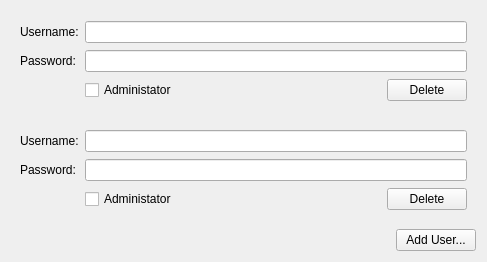
<ui version="4.0" >
 <class>Form</class>
 <widget class="QWidget" name="Form" >
  <property name="geometry" >
   <rect>
    <x>0</x>
    <y>0</y>
    <width>487</width>
    <height>262</height>
   </rect>
  </property>
  <property name="windowTitle" >
   <string>Form</string>
  </property>
  <layout class="QGridLayout" name="gridLayout_3" >
   <item row="0" column="0" colspan="2" >
    <widget class="QWidget" native="1" name="widget" >
     <layout class="QGridLayout" name="gridLayout" >
      <item row="0" column="0" >
       <widget class="QLabel" name="label" >
        <property name="sizePolicy" >
         <sizepolicy vsizetype="Preferred" hsizetype="Maximum" >
          <horstretch>0</horstretch>
          <verstretch>0</verstretch>
         </sizepolicy>
        </property>
        <property name="text" >
         <string>Username:</string>
        </property>
       </widget>
      </item>
      <item row="0" column="1" colspan="2" >
       <widget class="QLineEdit" name="lineEdit" />
      </item>
      <item row="1" column="0" >
       <widget class="QLabel" name="label_2" >
        <property name="text" >
         <string>Password:</string>
        </property>
       </widget>
      </item>
      <item row="1" column="1" colspan="2" >
       <widget class="QLineEdit" name="lineEdit_2" />
      </item>
      <item row="2" column="1" >
       <widget class="QCheckBox" name="checkBox" >
        <property name="text" >
         <string>Administator</string>
        </property>
       </widget>
      </item>
      <item row="2" column="2" >
       <widget class="QPushButton" name="pushButton" >
        <property name="sizePolicy" >
         <sizepolicy vsizetype="Fixed" hsizetype="Maximum" >
          <horstretch>0</horstretch>
          <verstretch>0</verstretch>
         </sizepolicy>
        </property>
        <property name="text" >
         <string>Delete</string>
        </property>
       </widget>
      </item>
     </layout>
    </widget>
   </item>
   <item row="1" column="0" colspan="2" >
    <widget class="QWidget" native="1" name="widget_2" >
     <layout class="QGridLayout" name="gridLayout_2" >
      <item row="0" column="0" >
       <widget class="QLabel" name="label_3" >
        <property name="sizePolicy" >
         <sizepolicy vsizetype="Preferred" hsizetype="Maximum" >
          <horstretch>0</horstretch>
          <verstretch>0</verstretch>
         </sizepolicy>
        </property>
        <property name="text" >
         <string>Username:</string>
        </property>
       </widget>
      </item>
      <item row="0" column="1" colspan="2" >
       <widget class="QLineEdit" name="lineEdit_3" />
      </item>
      <item row="1" column="0" >
       <widget class="QLabel" name="label_4" >
        <property name="text" >
         <string>Password:</string>
        </property>
       </widget>
      </item>
      <item row="1" column="1" colspan="2" >
       <widget class="QLineEdit" name="lineEdit_4" />
      </item>
      <item row="2" column="1" >
       <widget class="QCheckBox" name="checkBox_2" >
        <property name="text" >
         <string>Administator</string>
        </property>
       </widget>
      </item>
      <item row="2" column="2" >
       <widget class="QPushButton" name="pushButton_3" >
        <property name="sizePolicy" >
         <sizepolicy vsizetype="Fixed" hsizetype="Maximum" >
          <horstretch>0</horstretch>
          <verstretch>0</verstretch>
         </sizepolicy>
        </property>
        <property name="text" >
         <string>Delete</string>
        </property>
       </widget>
      </item>
     </layout>
    </widget>
   </item>
   <item row="2" column="1" >
    <widget class="QPushButton" name="pushButton_2" >
     <property name="text" >
      <string>Add User...</string>
     </property>
    </widget>
   </item>
   <item row="2" column="0" >
    <spacer name="horizontalSpacer" >
     <property name="orientation" >
      <enum>Qt::Horizontal</enum>
     </property>
     <property name="sizeHint" stdset="0" >
      <size>
       <width>40</width>
       <height>20</height>
      </size>
     </property>
    </spacer>
   </item>
  </layout>
 </widget>
 <resources/>
 <connections/>
</ui>
